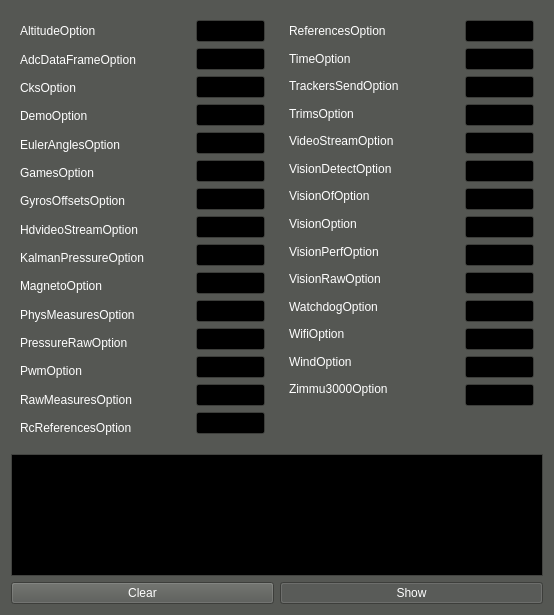
<?xml version="1.0" encoding="UTF-8"?>
<ui version="4.0">
 <class>NavdataDebugWindow</class>
 <widget class="QWidget" name="NavdataDebugWindow">
  <property name="geometry">
   <rect>
    <x>0</x>
    <y>0</y>
    <width>554</width>
    <height>615</height>
   </rect>
  </property>
  <property name="minimumSize">
   <size>
    <width>554</width>
    <height>615</height>
   </size>
  </property>
  <property name="maximumSize">
   <size>
    <width>554</width>
    <height>615</height>
   </size>
  </property>
  <property name="palette">
   <palette>
    <active>
     <colorrole role="WindowText">
      <brush brushstyle="SolidPattern">
       <color alpha="255">
        <red>255</red>
        <green>255</green>
        <blue>255</blue>
       </color>
      </brush>
     </colorrole>
     <colorrole role="Button">
      <brush brushstyle="SolidPattern">
       <color alpha="255">
        <red>85</red>
        <green>87</green>
        <blue>83</blue>
       </color>
      </brush>
     </colorrole>
     <colorrole role="Light">
      <brush brushstyle="SolidPattern">
       <color alpha="255">
        <red>127</red>
        <green>131</green>
        <blue>124</blue>
       </color>
      </brush>
     </colorrole>
     <colorrole role="Midlight">
      <brush brushstyle="SolidPattern">
       <color alpha="255">
        <red>106</red>
        <green>109</green>
        <blue>103</blue>
       </color>
      </brush>
     </colorrole>
     <colorrole role="Dark">
      <brush brushstyle="SolidPattern">
       <color alpha="255">
        <red>42</red>
        <green>43</green>
        <blue>41</blue>
       </color>
      </brush>
     </colorrole>
     <colorrole role="Mid">
      <brush brushstyle="SolidPattern">
       <color alpha="255">
        <red>56</red>
        <green>58</green>
        <blue>55</blue>
       </color>
      </brush>
     </colorrole>
     <colorrole role="Text">
      <brush brushstyle="SolidPattern">
       <color alpha="255">
        <red>255</red>
        <green>255</green>
        <blue>255</blue>
       </color>
      </brush>
     </colorrole>
     <colorrole role="BrightText">
      <brush brushstyle="SolidPattern">
       <color alpha="255">
        <red>255</red>
        <green>255</green>
        <blue>255</blue>
       </color>
      </brush>
     </colorrole>
     <colorrole role="ButtonText">
      <brush brushstyle="SolidPattern">
       <color alpha="255">
        <red>255</red>
        <green>255</green>
        <blue>255</blue>
       </color>
      </brush>
     </colorrole>
     <colorrole role="Base">
      <brush brushstyle="SolidPattern">
       <color alpha="255">
        <red>0</red>
        <green>0</green>
        <blue>0</blue>
       </color>
      </brush>
     </colorrole>
     <colorrole role="Window">
      <brush brushstyle="SolidPattern">
       <color alpha="255">
        <red>85</red>
        <green>87</green>
        <blue>83</blue>
       </color>
      </brush>
     </colorrole>
     <colorrole role="Shadow">
      <brush brushstyle="SolidPattern">
       <color alpha="255">
        <red>0</red>
        <green>0</green>
        <blue>0</blue>
       </color>
      </brush>
     </colorrole>
     <colorrole role="AlternateBase">
      <brush brushstyle="SolidPattern">
       <color alpha="255">
        <red>42</red>
        <green>43</green>
        <blue>41</blue>
       </color>
      </brush>
     </colorrole>
     <colorrole role="ToolTipBase">
      <brush brushstyle="SolidPattern">
       <color alpha="255">
        <red>255</red>
        <green>255</green>
        <blue>220</blue>
       </color>
      </brush>
     </colorrole>
     <colorrole role="ToolTipText">
      <brush brushstyle="SolidPattern">
       <color alpha="255">
        <red>0</red>
        <green>0</green>
        <blue>0</blue>
       </color>
      </brush>
     </colorrole>
    </active>
    <inactive>
     <colorrole role="WindowText">
      <brush brushstyle="SolidPattern">
       <color alpha="255">
        <red>255</red>
        <green>255</green>
        <blue>255</blue>
       </color>
      </brush>
     </colorrole>
     <colorrole role="Button">
      <brush brushstyle="SolidPattern">
       <color alpha="255">
        <red>85</red>
        <green>87</green>
        <blue>83</blue>
       </color>
      </brush>
     </colorrole>
     <colorrole role="Light">
      <brush brushstyle="SolidPattern">
       <color alpha="255">
        <red>127</red>
        <green>131</green>
        <blue>124</blue>
       </color>
      </brush>
     </colorrole>
     <colorrole role="Midlight">
      <brush brushstyle="SolidPattern">
       <color alpha="255">
        <red>106</red>
        <green>109</green>
        <blue>103</blue>
       </color>
      </brush>
     </colorrole>
     <colorrole role="Dark">
      <brush brushstyle="SolidPattern">
       <color alpha="255">
        <red>42</red>
        <green>43</green>
        <blue>41</blue>
       </color>
      </brush>
     </colorrole>
     <colorrole role="Mid">
      <brush brushstyle="SolidPattern">
       <color alpha="255">
        <red>56</red>
        <green>58</green>
        <blue>55</blue>
       </color>
      </brush>
     </colorrole>
     <colorrole role="Text">
      <brush brushstyle="SolidPattern">
       <color alpha="255">
        <red>255</red>
        <green>255</green>
        <blue>255</blue>
       </color>
      </brush>
     </colorrole>
     <colorrole role="BrightText">
      <brush brushstyle="SolidPattern">
       <color alpha="255">
        <red>255</red>
        <green>255</green>
        <blue>255</blue>
       </color>
      </brush>
     </colorrole>
     <colorrole role="ButtonText">
      <brush brushstyle="SolidPattern">
       <color alpha="255">
        <red>255</red>
        <green>255</green>
        <blue>255</blue>
       </color>
      </brush>
     </colorrole>
     <colorrole role="Base">
      <brush brushstyle="SolidPattern">
       <color alpha="255">
        <red>0</red>
        <green>0</green>
        <blue>0</blue>
       </color>
      </brush>
     </colorrole>
     <colorrole role="Window">
      <brush brushstyle="SolidPattern">
       <color alpha="255">
        <red>85</red>
        <green>87</green>
        <blue>83</blue>
       </color>
      </brush>
     </colorrole>
     <colorrole role="Shadow">
      <brush brushstyle="SolidPattern">
       <color alpha="255">
        <red>0</red>
        <green>0</green>
        <blue>0</blue>
       </color>
      </brush>
     </colorrole>
     <colorrole role="AlternateBase">
      <brush brushstyle="SolidPattern">
       <color alpha="255">
        <red>42</red>
        <green>43</green>
        <blue>41</blue>
       </color>
      </brush>
     </colorrole>
     <colorrole role="ToolTipBase">
      <brush brushstyle="SolidPattern">
       <color alpha="255">
        <red>255</red>
        <green>255</green>
        <blue>220</blue>
       </color>
      </brush>
     </colorrole>
     <colorrole role="ToolTipText">
      <brush brushstyle="SolidPattern">
       <color alpha="255">
        <red>0</red>
        <green>0</green>
        <blue>0</blue>
       </color>
      </brush>
     </colorrole>
    </inactive>
    <disabled>
     <colorrole role="WindowText">
      <brush brushstyle="SolidPattern">
       <color alpha="255">
        <red>42</red>
        <green>43</green>
        <blue>41</blue>
       </color>
      </brush>
     </colorrole>
     <colorrole role="Button">
      <brush brushstyle="SolidPattern">
       <color alpha="255">
        <red>85</red>
        <green>87</green>
        <blue>83</blue>
       </color>
      </brush>
     </colorrole>
     <colorrole role="Light">
      <brush brushstyle="SolidPattern">
       <color alpha="255">
        <red>127</red>
        <green>131</green>
        <blue>124</blue>
       </color>
      </brush>
     </colorrole>
     <colorrole role="Midlight">
      <brush brushstyle="SolidPattern">
       <color alpha="255">
        <red>106</red>
        <green>109</green>
        <blue>103</blue>
       </color>
      </brush>
     </colorrole>
     <colorrole role="Dark">
      <brush brushstyle="SolidPattern">
       <color alpha="255">
        <red>42</red>
        <green>43</green>
        <blue>41</blue>
       </color>
      </brush>
     </colorrole>
     <colorrole role="Mid">
      <brush brushstyle="SolidPattern">
       <color alpha="255">
        <red>56</red>
        <green>58</green>
        <blue>55</blue>
       </color>
      </brush>
     </colorrole>
     <colorrole role="Text">
      <brush brushstyle="SolidPattern">
       <color alpha="255">
        <red>42</red>
        <green>43</green>
        <blue>41</blue>
       </color>
      </brush>
     </colorrole>
     <colorrole role="BrightText">
      <brush brushstyle="SolidPattern">
       <color alpha="255">
        <red>255</red>
        <green>255</green>
        <blue>255</blue>
       </color>
      </brush>
     </colorrole>
     <colorrole role="ButtonText">
      <brush brushstyle="SolidPattern">
       <color alpha="255">
        <red>42</red>
        <green>43</green>
        <blue>41</blue>
       </color>
      </brush>
     </colorrole>
     <colorrole role="Base">
      <brush brushstyle="SolidPattern">
       <color alpha="255">
        <red>85</red>
        <green>87</green>
        <blue>83</blue>
       </color>
      </brush>
     </colorrole>
     <colorrole role="Window">
      <brush brushstyle="SolidPattern">
       <color alpha="255">
        <red>85</red>
        <green>87</green>
        <blue>83</blue>
       </color>
      </brush>
     </colorrole>
     <colorrole role="Shadow">
      <brush brushstyle="SolidPattern">
       <color alpha="255">
        <red>0</red>
        <green>0</green>
        <blue>0</blue>
       </color>
      </brush>
     </colorrole>
     <colorrole role="AlternateBase">
      <brush brushstyle="SolidPattern">
       <color alpha="255">
        <red>85</red>
        <green>87</green>
        <blue>83</blue>
       </color>
      </brush>
     </colorrole>
     <colorrole role="ToolTipBase">
      <brush brushstyle="SolidPattern">
       <color alpha="255">
        <red>255</red>
        <green>255</green>
        <blue>220</blue>
       </color>
      </brush>
     </colorrole>
     <colorrole role="ToolTipText">
      <brush brushstyle="SolidPattern">
       <color alpha="255">
        <red>0</red>
        <green>0</green>
        <blue>0</blue>
       </color>
      </brush>
     </colorrole>
    </disabled>
   </palette>
  </property>
  <property name="windowTitle">
   <string>Navdata</string>
  </property>
  <layout class="QVBoxLayout" name="verticalLayout_6">
   <item>
    <widget class="QWidget" name="horizontalWidget" native="true">
     <layout class="QHBoxLayout" name="horizontalLayout_3">
      <property name="spacing">
       <number>6</number>
      </property>
      <property name="leftMargin">
       <number>0</number>
      </property>
      <property name="topMargin">
       <number>0</number>
      </property>
      <property name="rightMargin">
       <number>0</number>
      </property>
      <property name="bottomMargin">
       <number>0</number>
      </property>
      <item>
       <widget class="QWidget" name="widget" native="true">
        <property name="minimumSize">
         <size>
          <width>170</width>
          <height>0</height>
         </size>
        </property>
        <property name="maximumSize">
         <size>
          <width>170</width>
          <height>16777215</height>
         </size>
        </property>
        <layout class="QVBoxLayout" name="verticalLayout_2">
         <item>
          <widget class="QLabel" name="labelAltitude">
           <property name="text">
            <string>AltitudeOption</string>
           </property>
          </widget>
         </item>
         <item>
          <widget class="QLabel" name="labelAdcDataFrame">
           <property name="text">
            <string>AdcDataFrameOption</string>
           </property>
          </widget>
         </item>
         <item>
          <widget class="QLabel" name="labelCks">
           <property name="text">
            <string>CksOption</string>
           </property>
          </widget>
         </item>
         <item>
          <widget class="QLabel" name="labelDemo">
           <property name="text">
            <string>DemoOption</string>
           </property>
          </widget>
         </item>
         <item>
          <widget class="QLabel" name="labelEulerAngles">
           <property name="text">
            <string>EulerAnglesOption</string>
           </property>
          </widget>
         </item>
         <item>
          <widget class="QLabel" name="labelGames">
           <property name="text">
            <string>GamesOption</string>
           </property>
          </widget>
         </item>
         <item>
          <widget class="QLabel" name="labelGyrosOffsets">
           <property name="text">
            <string>GyrosOffsetsOption</string>
           </property>
          </widget>
         </item>
         <item>
          <widget class="QLabel" name="labelHdvideoStream">
           <property name="text">
            <string>HdvideoStreamOption</string>
           </property>
          </widget>
         </item>
         <item>
          <widget class="QLabel" name="labelKalmanPressure">
           <property name="text">
            <string>KalmanPressureOption</string>
           </property>
          </widget>
         </item>
         <item>
          <widget class="QLabel" name="labelMagneto">
           <property name="text">
            <string>MagnetoOption</string>
           </property>
          </widget>
         </item>
         <item>
          <widget class="QLabel" name="labelPhysMeasures">
           <property name="text">
            <string>PhysMeasuresOption</string>
           </property>
          </widget>
         </item>
         <item>
          <widget class="QLabel" name="labelPressureRaw">
           <property name="text">
            <string>PressureRawOption</string>
           </property>
          </widget>
         </item>
         <item>
          <widget class="QLabel" name="labelPwm">
           <property name="text">
            <string>PwmOption</string>
           </property>
          </widget>
         </item>
         <item>
          <widget class="QLabel" name="labelRawMeasures">
           <property name="text">
            <string>RawMeasuresOption</string>
           </property>
          </widget>
         </item>
         <item>
          <widget class="QLabel" name="labelRcReferences">
           <property name="text">
            <string>RcReferencesOption</string>
           </property>
          </widget>
         </item>
        </layout>
       </widget>
      </item>
      <item>
       <widget class="QWidget" name="widget_2" native="true">
        <layout class="QVBoxLayout" name="verticalLayout">
         <item>
          <widget class="QLineEdit" name="lineEditAltitude">
           <property name="readOnly">
            <bool>true</bool>
           </property>
          </widget>
         </item>
         <item>
          <widget class="QLineEdit" name="lineEditAcdDataFrame">
           <property name="readOnly">
            <bool>true</bool>
           </property>
          </widget>
         </item>
         <item>
          <widget class="QLineEdit" name="lineEditCks">
           <property name="readOnly">
            <bool>true</bool>
           </property>
          </widget>
         </item>
         <item>
          <widget class="QLineEdit" name="lineEditDemo">
           <property name="readOnly">
            <bool>true</bool>
           </property>
          </widget>
         </item>
         <item>
          <widget class="QLineEdit" name="lineEditEulerAngles">
           <property name="readOnly">
            <bool>true</bool>
           </property>
          </widget>
         </item>
         <item>
          <widget class="QLineEdit" name="lineEditGames">
           <property name="readOnly">
            <bool>true</bool>
           </property>
          </widget>
         </item>
         <item>
          <widget class="QLineEdit" name="lineEditGyrosOffsets">
           <property name="readOnly">
            <bool>true</bool>
           </property>
          </widget>
         </item>
         <item>
          <widget class="QLineEdit" name="lineEditHdvideoStream">
           <property name="readOnly">
            <bool>true</bool>
           </property>
          </widget>
         </item>
         <item>
          <widget class="QLineEdit" name="lineEditKalmanPressure">
           <property name="readOnly">
            <bool>true</bool>
           </property>
          </widget>
         </item>
         <item>
          <widget class="QLineEdit" name="lineEditMagneto">
           <property name="readOnly">
            <bool>true</bool>
           </property>
          </widget>
         </item>
         <item>
          <widget class="QLineEdit" name="lineEditPhysMeasures">
           <property name="readOnly">
            <bool>true</bool>
           </property>
          </widget>
         </item>
         <item>
          <widget class="QLineEdit" name="lineEditPressureRaw">
           <property name="readOnly">
            <bool>true</bool>
           </property>
          </widget>
         </item>
         <item>
          <widget class="QLineEdit" name="lineEditPwm">
           <property name="readOnly">
            <bool>true</bool>
           </property>
          </widget>
         </item>
         <item>
          <widget class="QLineEdit" name="lineEditRawMeasures">
           <property name="readOnly">
            <bool>true</bool>
           </property>
          </widget>
         </item>
         <item>
          <widget class="QLineEdit" name="lineEditRcReferences">
           <property name="readOnly">
            <bool>true</bool>
           </property>
          </widget>
         </item>
        </layout>
       </widget>
      </item>
      <item>
       <widget class="QWidget" name="widget_3" native="true">
        <property name="minimumSize">
         <size>
          <width>170</width>
          <height>0</height>
         </size>
        </property>
        <property name="maximumSize">
         <size>
          <width>170</width>
          <height>16777215</height>
         </size>
        </property>
        <layout class="QVBoxLayout" name="verticalLayout_3">
         <property name="bottomMargin">
          <number>48</number>
         </property>
         <item>
          <widget class="QLabel" name="labelReferences">
           <property name="text">
            <string>ReferencesOption</string>
           </property>
          </widget>
         </item>
         <item>
          <widget class="QLabel" name="labelTime">
           <property name="text">
            <string>TimeOption</string>
           </property>
          </widget>
         </item>
         <item>
          <widget class="QLabel" name="labelTrackersSend">
           <property name="text">
            <string>TrackersSendOption</string>
           </property>
          </widget>
         </item>
         <item>
          <widget class="QLabel" name="labelTrims">
           <property name="text">
            <string>TrimsOption</string>
           </property>
          </widget>
         </item>
         <item>
          <widget class="QLabel" name="labelVideoStream">
           <property name="text">
            <string>VideoStreamOption</string>
           </property>
          </widget>
         </item>
         <item>
          <widget class="QLabel" name="labelVisionDetect">
           <property name="text">
            <string>VisionDetectOption</string>
           </property>
          </widget>
         </item>
         <item>
          <widget class="QLabel" name="labelVisionOf">
           <property name="text">
            <string>VisionOfOption</string>
           </property>
          </widget>
         </item>
         <item>
          <widget class="QLabel" name="labelVision">
           <property name="text">
            <string>VisionOption</string>
           </property>
          </widget>
         </item>
         <item>
          <widget class="QLabel" name="labelVisionPerf">
           <property name="text">
            <string>VisionPerfOption</string>
           </property>
          </widget>
         </item>
         <item>
          <widget class="QLabel" name="labelVisionRaw">
           <property name="text">
            <string>VisionRawOption</string>
           </property>
          </widget>
         </item>
         <item>
          <widget class="QLabel" name="labelWatchdog">
           <property name="text">
            <string>WatchdogOption</string>
           </property>
          </widget>
         </item>
         <item>
          <widget class="QLabel" name="labelWifi">
           <property name="text">
            <string>WifiOption</string>
           </property>
          </widget>
         </item>
         <item>
          <widget class="QLabel" name="labelWind">
           <property name="text">
            <string>WindOption</string>
           </property>
          </widget>
         </item>
         <item>
          <widget class="QLabel" name="labelZimmu3000">
           <property name="text">
            <string>Zimmu3000Option</string>
           </property>
          </widget>
         </item>
        </layout>
       </widget>
      </item>
      <item>
       <widget class="QWidget" name="widget_4" native="true">
        <layout class="QVBoxLayout" name="verticalLayout_4">
         <property name="spacing">
          <number>6</number>
         </property>
         <property name="bottomMargin">
          <number>42</number>
         </property>
         <item>
          <widget class="QLineEdit" name="lineEditReferences">
           <property name="readOnly">
            <bool>true</bool>
           </property>
          </widget>
         </item>
         <item>
          <widget class="QLineEdit" name="lineEditTime">
           <property name="readOnly">
            <bool>true</bool>
           </property>
          </widget>
         </item>
         <item>
          <widget class="QLineEdit" name="lineEditTrackersSend">
           <property name="readOnly">
            <bool>true</bool>
           </property>
          </widget>
         </item>
         <item>
          <widget class="QLineEdit" name="lineEditTrims">
           <property name="readOnly">
            <bool>true</bool>
           </property>
          </widget>
         </item>
         <item>
          <widget class="QLineEdit" name="lineEditVideoStream">
           <property name="readOnly">
            <bool>true</bool>
           </property>
          </widget>
         </item>
         <item>
          <widget class="QLineEdit" name="lineEditVisionDetect">
           <property name="readOnly">
            <bool>true</bool>
           </property>
          </widget>
         </item>
         <item>
          <widget class="QLineEdit" name="lineEditVisionOf">
           <property name="readOnly">
            <bool>true</bool>
           </property>
          </widget>
         </item>
         <item>
          <widget class="QLineEdit" name="lineEditVision">
           <property name="readOnly">
            <bool>true</bool>
           </property>
          </widget>
         </item>
         <item>
          <widget class="QLineEdit" name="lineEditVisionPerf">
           <property name="readOnly">
            <bool>true</bool>
           </property>
          </widget>
         </item>
         <item>
          <widget class="QLineEdit" name="lineEditVisionRaw">
           <property name="readOnly">
            <bool>true</bool>
           </property>
          </widget>
         </item>
         <item>
          <widget class="QLineEdit" name="lineEditWatchdog">
           <property name="readOnly">
            <bool>true</bool>
           </property>
          </widget>
         </item>
         <item>
          <widget class="QLineEdit" name="lineEditWifi">
           <property name="readOnly">
            <bool>true</bool>
           </property>
          </widget>
         </item>
         <item>
          <widget class="QLineEdit" name="lineEditWind">
           <property name="readOnly">
            <bool>true</bool>
           </property>
          </widget>
         </item>
         <item>
          <widget class="QLineEdit" name="lineEditZimmu3000">
           <property name="readOnly">
            <bool>true</bool>
           </property>
          </widget>
         </item>
        </layout>
       </widget>
      </item>
     </layout>
    </widget>
   </item>
   <item>
    <widget class="QPlainTextEdit" name="textNavdataDebug">
     <property name="readOnly">
      <bool>true</bool>
     </property>
    </widget>
   </item>
   <item>
    <widget class="QWidget" name="widget_5" native="true">
     <layout class="QHBoxLayout" name="horizontalLayout">
      <property name="leftMargin">
       <number>0</number>
      </property>
      <property name="topMargin">
       <number>0</number>
      </property>
      <property name="rightMargin">
       <number>0</number>
      </property>
      <property name="bottomMargin">
       <number>0</number>
      </property>
      <item>
       <widget class="QPushButton" name="buttonNavdataDebugClear">
        <property name="text">
         <string>Clear</string>
        </property>
       </widget>
      </item>
      <item>
       <widget class="QPushButton" name="buttonNavdataShow">
        <property name="text">
         <string>Show</string>
        </property>
        <property name="checkable">
         <bool>true</bool>
        </property>
        <property name="checked">
         <bool>true</bool>
        </property>
       </widget>
      </item>
     </layout>
    </widget>
   </item>
  </layout>
 </widget>
 <resources/>
 <connections>
  <connection>
   <sender>buttonNavdataDebugClear</sender>
   <signal>clicked()</signal>
   <receiver>textNavdataDebug</receiver>
   <slot>clear()</slot>
   <hints>
    <hint type="sourcelabel">
     <x>153</x>
     <y>590</y>
    </hint>
    <hint type="destinationlabel">
     <x>142</x>
     <y>542</y>
    </hint>
   </hints>
  </connection>
 </connections>
</ui>
